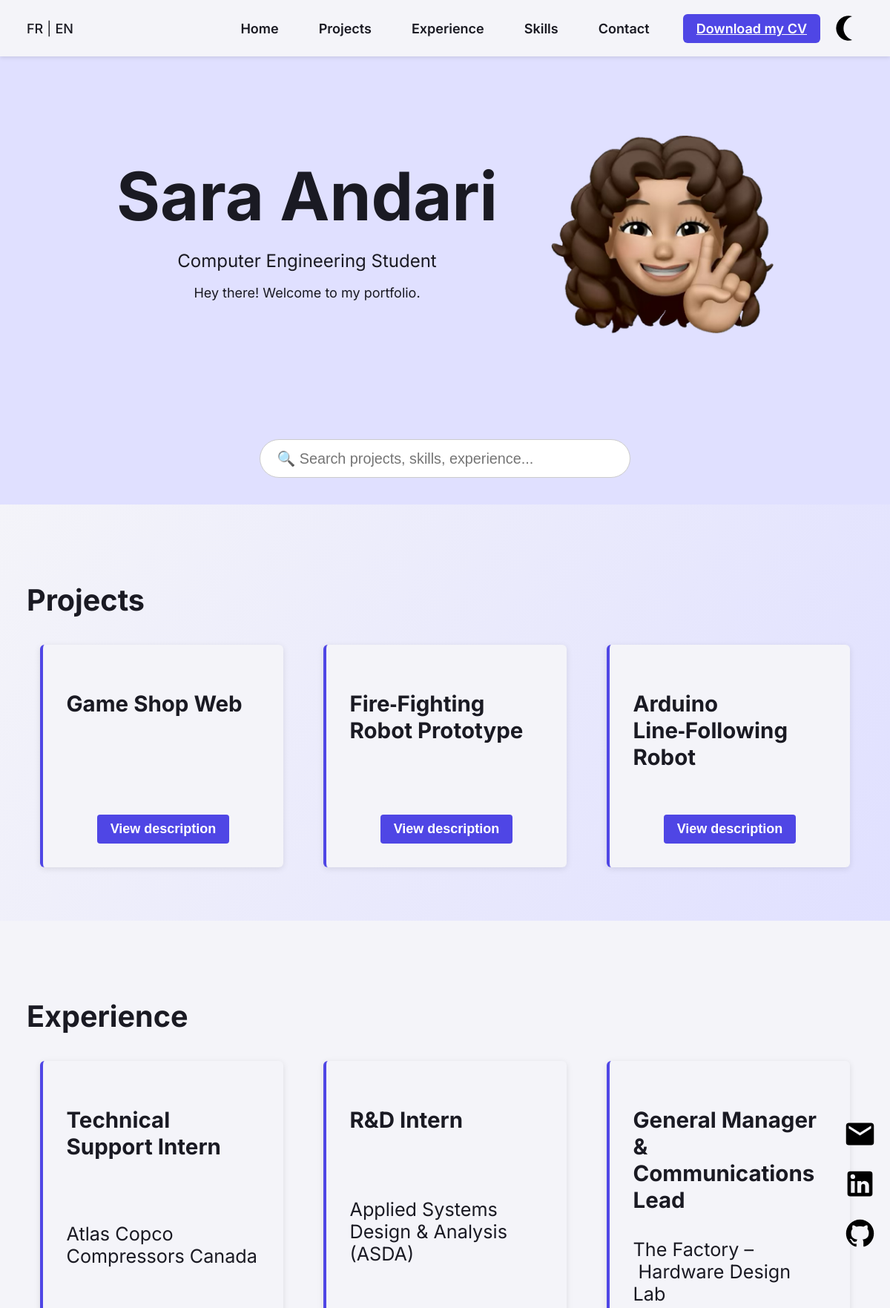
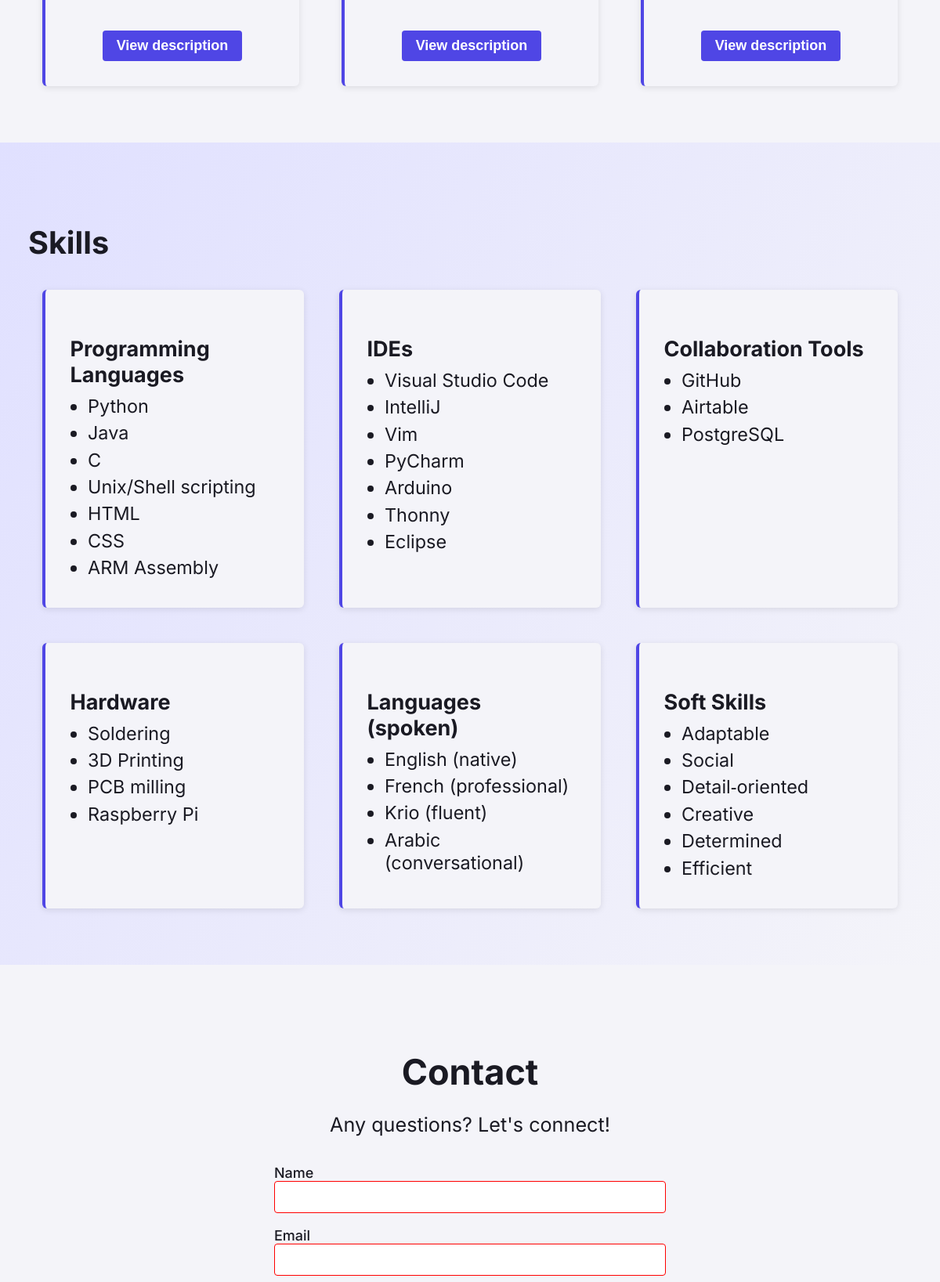
The page / (upper part) on the database its author committed (2 pictures, top to bottom).
### tables this page shows
CREATE TABLE projects (
        id INTEGER PRIMARY KEY AUTOINCREMENT,
        title_en TEXT NOT NULL,
        title_fr TEXT NOT NULL,
        description_en TEXT NOT NULL,
        description_fr TEXT NOT NULL,
        link TEXT NOT NULL
    );

### lang/trad.php (called while the page is built, shortened)
<?php
$lang = $_COOKIE['lang'] ?? 'en';
$t = include __DIR__ . "/{$lang}.php";

### index.php (the view, shortened to what this page needs)
<?php
require_once __DIR__ . '/lang/trad.php';
$db       = Database::getInstance();
$projects = $db
  ->query("SELECT * FROM projects ORDER BY id ASC")
  ->fetchAll(PDO::FETCH_ASSOC);
?>
<!DOCTYPE html>
<html lang="<?=htmlspecialchars($lang)?>">
<head>
  <link rel="stylesheet" href="assets/css/style.css">
</head>
<body>
  <?php include __DIR__ . '/includes/header.php'; ?>
  <div class="social-fixed">
    <a href="mailto:sara.andari@icloud.com" aria-label="Email">
      <img src="assets/icons/email.svg" class="icon" alt="">
    </a>
    <a href="https://www.linkedin.com/in/sara-andari" target="_blank" aria-label="LinkedIn">
      <img src="assets/icons/linkedin.svg" class="icon" alt="">
    </a>
    <a href="https://github.com/sara14and" target="_blank" aria-label="GitHub">
      <img src="assets/icons/github.svg" class="icon" alt="">
    </a>
  </div>
  <section id="hero" class="hero">
  <div class="hero-wrapper">
    <div class="hero-left">
      <h1><?= htmlspecialchars($t['welcome']) ?></h1>
      <p class="hero-subtitle"><?= htmlspecialchars($t['subtitle']) ?></p>
      <p><?= htmlspecialchars($t['hello']) ?></p>
    </div>
    <div class="hero-right">
  <img id="memoji" src="assets/photos/memoji.png" alt="<?= htmlspecialchars($t['welcome']) ?>">
</div>
    </div>
</section>
<section id="search-bar">
  <form method="GET" action="#projects">
    <input type="text" name="q" id="globalSearch" placeholder="🔍 <?= htmlspecialchars($t['search_placeholder']) ?>" aria-label="Search">
  </form>
</section>
  <section id="projects">
  <div class="section-wrapper">
    <h2><?= htmlspecialchars($t['nav']['projects']) ?></h2>
    <div class="projects-grid">
      <?php foreach ($projects as $p): ?>
        <div class="card" data-id="<?= $p['id'] ?>">
          <div class="card-content">
            <h3><?= htmlspecialchars($p["title_$lang"]) ?></h3>
            <button class="btn-view-desc" type="button">
              <?= htmlspecialchars($t['view_desc']) ?>
            </button>
          </div>
        </div>
      <?php endforeach; ?>
    </div>
  </div>
</section>
  <section id="experience">
  <div class="section-wrapper">
    <h2><?=htmlspecialchars($t['nav']['experience'])?></h2>
    <div class="projects-grid">
      <?php foreach($t['experience_data'] as $key => $exp): ?>
        <div class="card" data-key="<?=htmlspecialchars($key)?>">
          <div class="card-content">
            <h3><?=htmlspecialchars($exp['role'])?></h3>
            <p><?=htmlspecialchars($exp['company'])?></p>
            <button class="btn-view-desc-exp" type="button">
              <?=htmlspecialchars($t['view_desc'])?>
            </button>
          </div>
        </div>
      <?php endforeach; ?>
    </div>
  </section>
  <section id="skills">
  <div class="section-wrapper">
    <h2><?=htmlspecialchars($t['skills'])?></h2>
    <div class="projects-grid">
      <?php foreach($t['skills_data'] as $grp): ?>
        <div class="card">
          <div class="card-content">
            <h3><?=htmlspecialchars($grp['label'])?></h3>
            <ul>
              <?php foreach($grp['items'] as $it): ?>
                <li><?=htmlspecialchars($it)?></li>
              <?php endforeach; ?>
            </ul>
          </div>
        </div>
      <?php endforeach; ?>
    </div>
  </section>
<section id="contact" class="contact">
  <div class="section-wrapper contact-wrapper">
    <h2><?=htmlspecialchars($t['nav']['contact'])?></h2>
    <p class="contact-sub"><?=htmlspecialchars($t['contact_message'])?></p>
    <form id="contactForm" action="#contact" method="POST" novalidate>
      <label>
        <?=htmlspecialchars($t['form']['name'])?>
        <input type="text" name="name" required>
      </label>
      <label>
        <?=htmlspecialchars($t['form']['email'])?>
        <input type="email" name="email" required>
      </label>
    </form>
  </div>
</section>
</body>
</html>

### includes/header.php (shortened to what this page needs)
<header class="site-header">
  <div class="nav">
    <div class="lang-switch">
      <a href="lang.php?lang=fr">FR</a> |
      <a href="lang.php?lang=en">EN</a>
    </div>
    <nav class="main-nav">
      <a href="#hero"><?= htmlspecialchars($t['nav']['home']) ?></a>
      <a href="#projects"><?= htmlspecialchars($t['nav']['projects']) ?></a>
      <a href="#experience"><?= htmlspecialchars($t['nav']['experience']) ?></a>
      <a href="#skills"><?= htmlspecialchars($t['nav']['skills']) ?></a>
      <a href="#contact"><?= htmlspecialchars($t['nav']['contact']) ?></a>
    </nav>
    <div class="nav-right">
      <a class="btn-cv" href="SaraAndariCV2025.pdf" download>
        <?= htmlspecialchars($t['download_cv']) ?>
      </a>
      <button id="theme-toggle"
              aria-label="<?= htmlspecialchars($t['theme_dark_label']) ?>">
      </button>
    </div>
  </div>
</header>

### rows shown on the page
projects: title_en "Game Shop Web"
projects: title_en "Fire‑Fighting Robot Prototype"
projects: title_en "Arduino Line‑Following Robot"

### other values the page prints
$t['nav']['home'] "Home"
$t['nav']['projects'] "Projects"
$t['nav']['experience'] "Experience"
$t['nav']['skills'] "Skills"
$t['nav']['contact'] "Contact"
$t['download_cv'] "Download my CV"
$t['welcome'] "Sara Andari"
$t['subtitle'] "Computer Engineering Student"
$t['hello'] "Hey there! Welcome to my portfolio."
$exp['role'] "Technical Support Intern"
$exp['company'] "Atlas Copco Compressors Canada"
$t['view_desc'] "View description"
$exp['role'] "R&D Intern"
$exp['company'] "Applied Systems Design & Analysis (ASDA)"
$exp['role'] "General Manager & Communications Lead"
